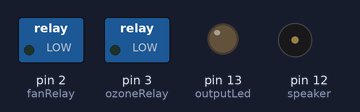
The sketch below on a simulated Arduino Uno, built with avr-gcc and run on an emulated ATmega328P. On the bench: switched loads named in the sketch (green lamp = pin HIGH), output pins drawn as LEDs (lit = HIGH), buzzer (waves = sounding, pin HIGH). What the sketch prints to the serial monitor is not drawn.

Above: at 0.3 s.
At 5.1 s:
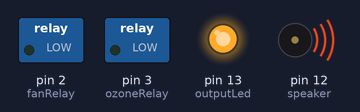
At 10.1 s:
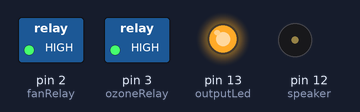
Timing chart, 0 to 11.6 s (numbered marks = the images above):
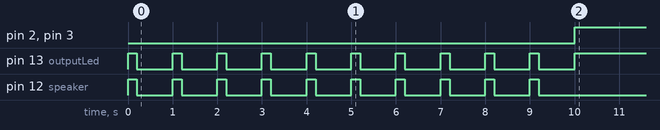

The sketch:

ozono_portatil_nano.ino
```cpp
#define speaker 12
#define fanRelay 2
#define ozoneRelay 3
#define outputLed 13

unsigned long workingTime = 300;    //time the generator is on in seconds
unsigned long loadTime = 10;      //time before it starts in seconds

unsigned long startTime;

void setup() {
  workingTime = workingTime * 1000;
  loadTime = loadTime * 1000;
  Serial.begin(9600);
  pinMode(fanRelay, OUTPUT);
  pinMode(ozoneRelay, OUTPUT);
  pinMode(speaker, OUTPUT);
  pinMode(outputLed, OUTPUT);

  for (int i = 0; i < (loadTime/1000); i++){
    Serial.println("here");
    digitalWrite(outputLed, HIGH);
    digitalWrite(speaker, HIGH);
    delay(loadTime*0.02);
    digitalWrite(outputLed, LOW);
    digitalWrite(speaker, LOW);
    delay(loadTime*0.08);
  }
}

void loop() {
  Serial.println("start");
  startTime = millis();
  Serial.print("Start ");
  Serial.println(startTime);
  digitalWrite(fanRelay, HIGH);
  digitalWrite(ozoneRelay, HIGH);
  digitalWrite(outputLed, HIGH);

  while (millis() - startTime < workingTime) {
    Serial.println(millis() - startTime);
  }

  digitalWrite(fanRelay, LOW);
  digitalWrite(ozoneRelay, LOW);
  digitalWrite(outputLed, LOW);

  while (millis() - startTime > workingTime) {
    digitalWrite(speaker, HIGH);
    delay(1000);
    digitalWrite(speaker, LOW);
    delay(1000);
  }
}
```

Measured:
- by itself, pin 2 (fanRelay), pin 3 (ozoneRelay): LOW → HIGH at 10.0 s
- by itself, pin 13 (outputLed): alternates HIGH for 0.20 s and LOW for 0.80 s, 20 changes in all, then stays HIGH
